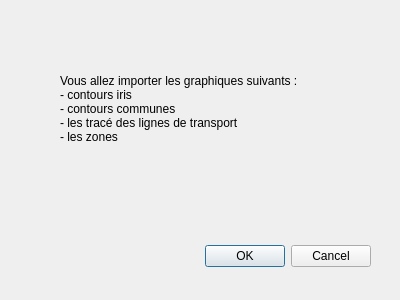
<?xml version="1.0" encoding="UTF-8"?>
<ui version="4.0">
 <class>PotimartMaps</class>
 <widget class="QDialog" name="PotimartMaps">
  <property name="geometry">
   <rect>
    <x>0</x>
    <y>0</y>
    <width>400</width>
    <height>300</height>
   </rect>
  </property>
  <property name="windowTitle">
   <string>PotimartMaps</string>
  </property>
  <widget class="QDialogButtonBox" name="buttonBox">
   <property name="geometry">
    <rect>
     <x>30</x>
     <y>240</y>
     <width>341</width>
     <height>32</height>
    </rect>
   </property>
   <property name="orientation">
    <enum>Qt::Horizontal</enum>
   </property>
   <property name="standardButtons">
    <set>QDialogButtonBox::Cancel|QDialogButtonBox::Ok</set>
   </property>
  </widget>
  <widget class="QLabel" name="label">
   <property name="geometry">
    <rect>
     <x>60</x>
     <y>50</y>
     <width>301</width>
     <height>131</height>
    </rect>
   </property>
   <property name="text">
    <string>Vous allez importer les graphiques suivants : 
- contours iris
- contours communes
- les tracé des lignes de transport
- les zones
</string>
   </property>
  </widget>
 </widget>
 <resources/>
 <connections>
  <connection>
   <sender>buttonBox</sender>
   <signal>accepted()</signal>
   <receiver>PotimartMaps</receiver>
   <slot>accept()</slot>
   <hints>
    <hint type="sourcelabel">
     <x>248</x>
     <y>254</y>
    </hint>
    <hint type="destinationlabel">
     <x>157</x>
     <y>274</y>
    </hint>
   </hints>
  </connection>
  <connection>
   <sender>buttonBox</sender>
   <signal>rejected()</signal>
   <receiver>PotimartMaps</receiver>
   <slot>reject()</slot>
   <hints>
    <hint type="sourcelabel">
     <x>316</x>
     <y>260</y>
    </hint>
    <hint type="destinationlabel">
     <x>286</x>
     <y>274</y>
    </hint>
   </hints>
  </connection>
 </connections>
</ui>
